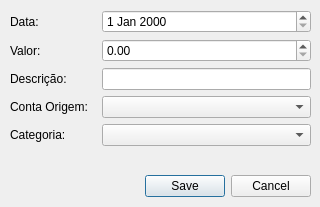
<?xml version="1.0" encoding="UTF-8"?>
<ui version="4.0">
 <class>DespesaWidget</class>
 <widget class="QDialog" name="DespesaWidget">
  <property name="geometry">
   <rect>
    <x>0</x>
    <y>0</y>
    <width>320</width>
    <height>207</height>
   </rect>
  </property>
  <property name="minimumSize">
   <size>
    <width>320</width>
    <height>178</height>
   </size>
  </property>
  <property name="windowTitle">
   <string>Dialog</string>
  </property>
  <widget class="QWidget" name="verticalLayoutWidget">
   <property name="geometry">
    <rect>
     <x>10</x>
     <y>10</y>
     <width>301</width>
     <height>161</height>
    </rect>
   </property>
   <layout class="QVBoxLayout" name="layPrincipal" stretch="0">
    <property name="spacing">
     <number>6</number>
    </property>
    <property name="sizeConstraint">
     <enum>QLayout::SizeConstraint::SetMaximumSize</enum>
    </property>
    <item>
     <layout class="QFormLayout" name="layFormulario">
      <property name="horizontalSpacing">
       <number>10</number>
      </property>
      <property name="verticalSpacing">
       <number>6</number>
      </property>
      <item row="0" column="0">
       <widget class="QLabel" name="lblData">
        <property name="text">
         <string>Data:</string>
        </property>
       </widget>
      </item>
      <item row="0" column="1">
       <widget class="QDateEdit" name="dateDespesa"/>
      </item>
      <item row="1" column="0">
       <widget class="QLabel" name="lblValor">
        <property name="text">
         <string>Valor:</string>
        </property>
       </widget>
      </item>
      <item row="1" column="1">
       <widget class="QDoubleSpinBox" name="spnValor"/>
      </item>
      <item row="2" column="0">
       <widget class="QLabel" name="lblDescricao">
        <property name="text">
         <string>Descrição:</string>
        </property>
       </widget>
      </item>
      <item row="3" column="0">
       <widget class="QLabel" name="lblOrigem">
        <property name="text">
         <string>Conta Origem: </string>
        </property>
       </widget>
      </item>
      <item row="4" column="0">
       <widget class="QLabel" name="lblCategoria">
        <property name="text">
         <string>Categoria: </string>
        </property>
       </widget>
      </item>
      <item row="2" column="1">
       <widget class="QLineEdit" name="edtDescricao"/>
      </item>
      <item row="3" column="1">
       <widget class="QComboBox" name="cmbOrigem"/>
      </item>
      <item row="4" column="1">
       <widget class="QComboBox" name="cmbCategoria"/>
      </item>
     </layout>
    </item>
   </layout>
  </widget>
  <widget class="QDialogButtonBox" name="bbDespesa">
   <property name="geometry">
    <rect>
     <x>10</x>
     <y>170</y>
     <width>301</width>
     <height>32</height>
    </rect>
   </property>
   <property name="orientation">
    <enum>Qt::Orientation::Horizontal</enum>
   </property>
   <property name="standardButtons">
    <set>QDialogButtonBox::StandardButton::Cancel|QDialogButtonBox::StandardButton::Save</set>
   </property>
  </widget>
 </widget>
 <resources/>
 <connections/>
</ui>
